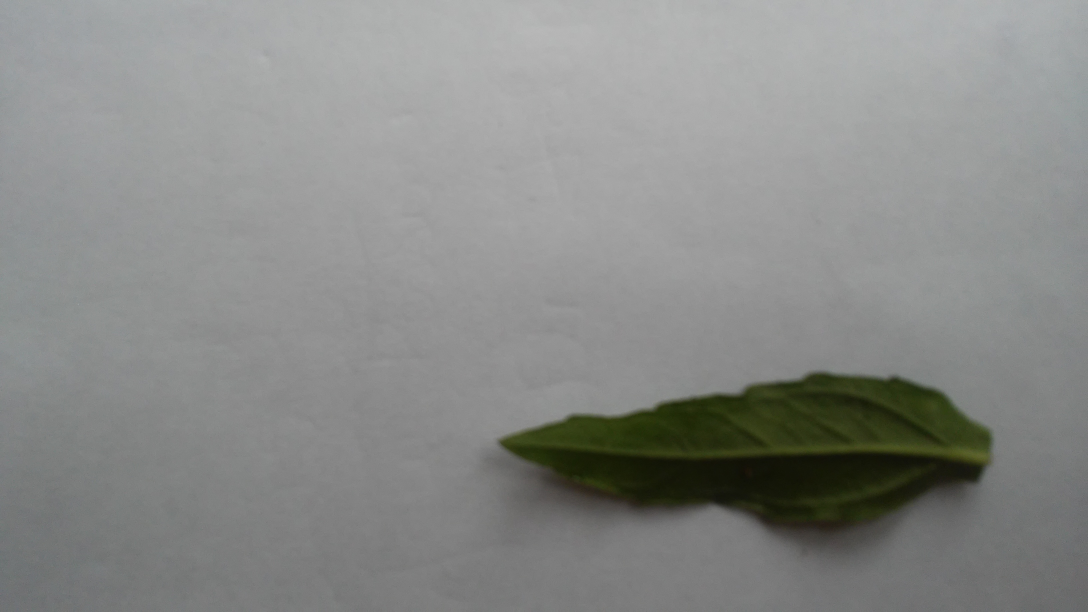
#> input picture Imagens/20220601_081538.jpg, 3264 x 1836 px (shown at 1/3 size); its folder holds 4 pictures in this run
$ python redimensionando.py
#> lines starting #> are read from the running program, lines starting #| are printed output that depends on the picture
import cv2 as cv
import os

count = 0
for file in os.listdir("Imagens"):
    count += 1
    path_for_file = os.path.join("Imagens",file)
    imagem = cv.imread(path_for_file)
#> imagem is the input picture: shape (1836, 3264, 3); mean B, G, R 136.4, 138.7, 137.2
    imagem_red = cv.resize(imagem,(224,224))
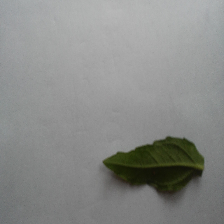
#> imagem_red: shape (224, 224, 3); mean B, G, R 136.3, 138.5, 137.1
    path_for_img_red = os.path.join("Imagens","folha "+str(count)+".png")
    cv.imwrite(path_for_img_red,imagem_red)
#> pass 2 of the loop `for file in os.listdir("Imagens"):`:
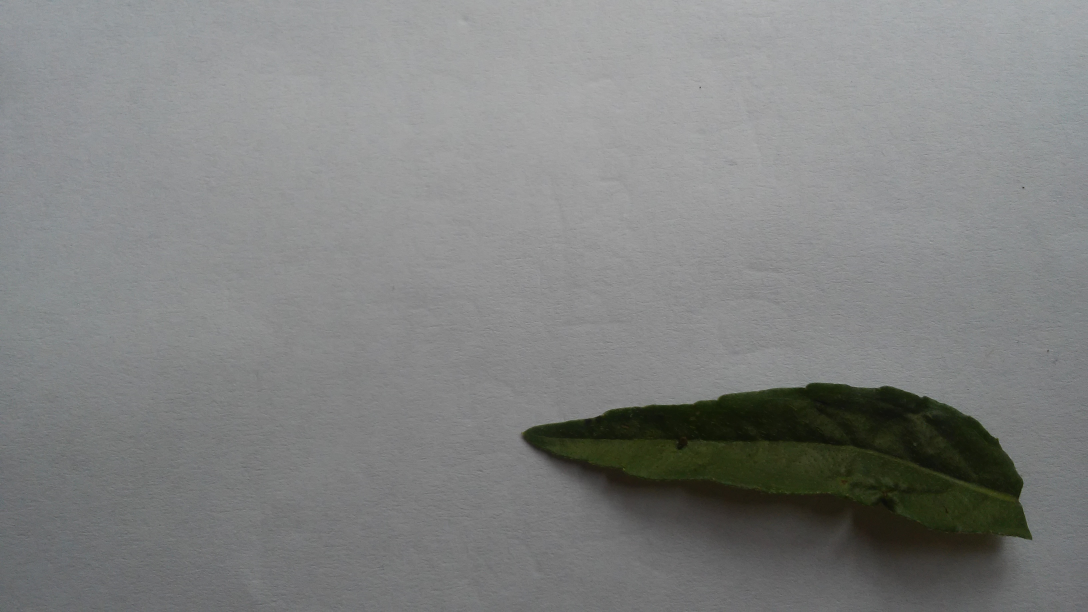
#> input picture Imagens/20220601_081705.jpg, 3264 x 1836 px (shown at 1/3 size)
#> imagem is the input picture: shape (1836, 3264, 3); mean B, G, R 128.7, 129.8, 128.3
#> `imagem_red = cv.resize(imagem,(224,224))`:
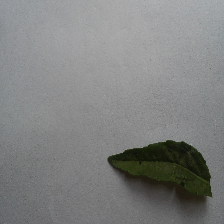
#> imagem_red: shape (224, 224, 3); mean B, G, R 128.6, 129.7, 128.2
#> pass 3 of the loop `for file in os.listdir("Imagens"):`:
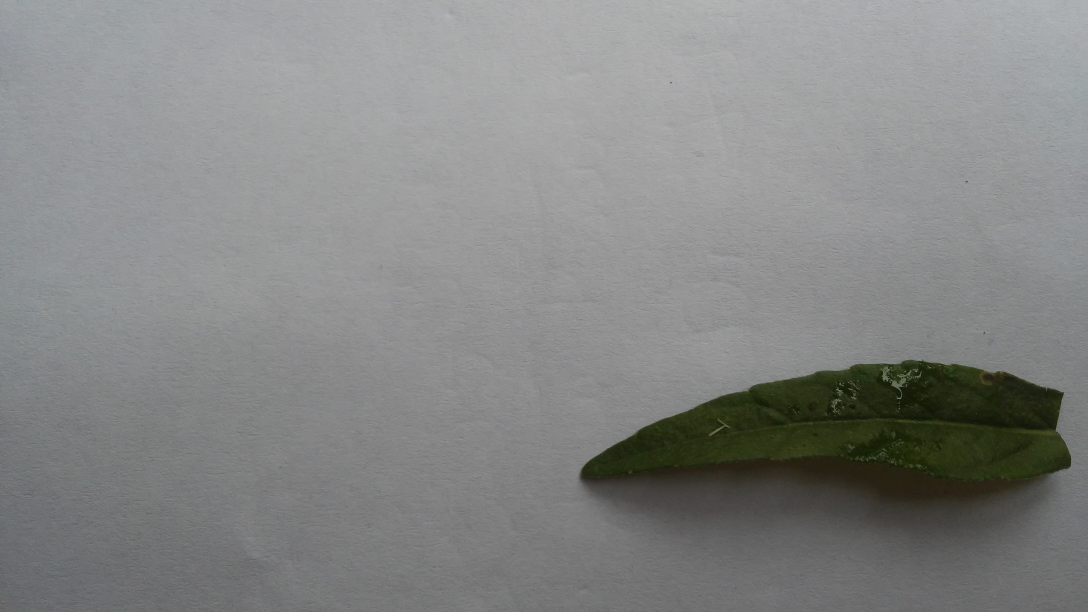
#> input picture Imagens/20220601_081756.jpg, 3264 x 1836 px (shown at 1/3 size)
#> imagem is the input picture: shape (1836, 3264, 3); mean B, G, R 133.6, 134.8, 133.5
#> `imagem_red = cv.resize(imagem,(224,224))`:
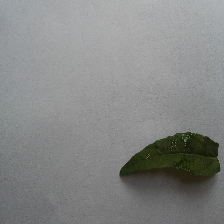
#> imagem_red: shape (224, 224, 3); mean B, G, R 133.5, 134.7, 133.4
#> the loop made 4 passes; the first 3 are shown
